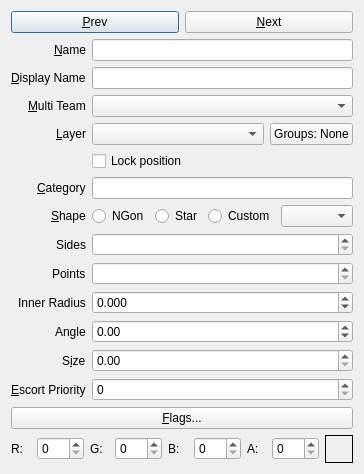
<?xml version="1.0" encoding="UTF-8"?>
<ui version="4.0">
 <class>fso::fred::dialogs::CoordinatePointEditorDialog</class>
 <widget class="QDialog" name="fso::fred::dialogs::CoordinatePointEditorDialog">
  <property name="geometry">
   <rect>
    <x>0</x>
    <y>0</y>
    <width>320</width>
    <height>300</height>
   </rect>
  </property>
  <property name="windowTitle">
   <string>Coordinate Point Editor</string>
  </property>
  <layout class="QFormLayout" name="formLayout">
   <property name="sizeConstraint">
    <enum>QLayout::SetFixedSize</enum>
   </property>
   <item row="0" column="0" colspan="2">
    <layout class="QVBoxLayout" name="rootLayout">
     <item>
      <layout class="QFormLayout" name="fieldLayout">
       <property name="labelAlignment">
        <set>Qt::AlignRight|Qt::AlignTrailing|Qt::AlignVCenter</set>
       </property>
       <item row="0" column="0" colspan="2">
        <layout class="QHBoxLayout" name="navigationLayout">
         <item>
          <widget class="QPushButton" name="prevPointButton">
           <property name="text">
            <string>&amp;Prev</string>
           </property>
          </widget>
         </item>
         <item>
          <widget class="QPushButton" name="nextPointButton">
           <property name="text">
            <string>&amp;Next</string>
           </property>
          </widget>
         </item>
        </layout>
       </item>
       <item row="1" column="0">
        <widget class="QLabel" name="nameLabel">
         <property name="text">
          <string>&amp;Name</string>
         </property>
         <property name="buddy">
          <cstring>nameEdit</cstring>
         </property>
        </widget>
       </item>
       <item row="1" column="1">
        <widget class="QLineEdit" name="nameEdit"/>
       </item>
       <item row="2" column="0">
        <widget class="QLabel" name="displayNameLabel">
         <property name="text">
          <string>&amp;Display Name</string>
         </property>
         <property name="toolTip">
          <string>Name shown on the HUD (target box, brackets, escort list). Does not have to be unique. Leave empty to show Name. Saved as a translatable XSTR string.</string>
         </property>
         <property name="buddy">
          <cstring>displayNameEdit</cstring>
         </property>
        </widget>
       </item>
       <item row="2" column="1">
        <widget class="QLineEdit" name="displayNameEdit">
         <property name="toolTip">
          <string>Name shown on the HUD (target box, brackets, escort list). Does not have to be unique. Leave empty to show Name. Saved as a translatable XSTR string.</string>
         </property>
        </widget>
       </item>
       <item row="3" column="0">
        <widget class="QLabel" name="multiTeamLabel">
         <property name="text">
          <string>&amp;Multi Team</string>
         </property>
         <property name="toolTip">
          <string>Multiplayer team filter. &quot;Any team&quot; (default) is visible to everyone; selecting a specific team makes the point visible only to that team in multiplayer. Disabled when the mission is not a team mission.</string>
         </property>
         <property name="buddy">
          <cstring>multiTeamCombo</cstring>
         </property>
        </widget>
       </item>
       <item row="3" column="1">
        <widget class="QComboBox" name="multiTeamCombo">
         <property name="sizePolicy">
          <sizepolicy hsizetype="Expanding" vsizetype="Fixed">
           <horstretch>0</horstretch>
           <verstretch>0</verstretch>
          </sizepolicy>
         </property>
         <property name="toolTip">
          <string>Multiplayer team filter. &quot;Any team&quot; makes the point visible to everyone; selecting a team restricts it to that team only.</string>
         </property>
        </widget>
       </item>
       <item row="4" column="0">
        <widget class="QLabel" name="layerLabel">
         <property name="text">
          <string>&amp;Layer</string>
         </property>
         <property name="buddy">
          <cstring>layerCombo</cstring>
         </property>
        </widget>
       </item>
       <item row="4" column="1">
        <layout class="QHBoxLayout" name="layerGroupsLayout" stretch="1,0">
         <item>
          <widget class="QComboBox" name="layerCombo">
           <property name="sizePolicy">
            <sizepolicy hsizetype="Expanding" vsizetype="Fixed">
             <horstretch>0</horstretch>
             <verstretch>0</verstretch>
            </sizepolicy>
           </property>
          </widget>
         </item>
         <item>
          <widget class="QPushButton" name="groupsButton">
           <property name="toolTip">
            <string>The selection groups this is in (Select menu, Ctrl+1 to Ctrl+9 to select a group). Click to change them.</string>
           </property>
           <property name="text">
            <string>Groups: None</string>
           </property>
          </widget>
         </item>
        </layout>
       </item>
       <item row="5" column="1">
        <widget class="QCheckBox" name="transformLockCheck">
         <property name="toolTip">
          <string>Locked coordinate points stay where they are: dragging, the transform toolbar, and the Orient editor leave them alone.</string>
         </property>
         <property name="text">
          <string>Lock position</string>
         </property>
        </widget>
       </item>
       <item row="6" column="0">
        <widget class="QLabel" name="categoryLabel">
         <property name="text">
          <string>&amp;Category</string>
         </property>
         <property name="buddy">
          <cstring>categoryEdit</cstring>
         </property>
        </widget>
       </item>
       <item row="6" column="1">
        <widget class="QLineEdit" name="categoryEdit"/>
       </item>
       <item row="7" column="0">
        <widget class="QLabel" name="shapeLabel">
         <property name="text">
          <string>&amp;Shape</string>
         </property>
         <property name="buddy">
          <cstring>shapeNGonRadio</cstring>
         </property>
        </widget>
       </item>
       <item row="7" column="1">
        <layout class="QHBoxLayout" name="shapeRowLayout">
         <item>
          <widget class="QRadioButton" name="shapeNGonRadio">
           <property name="toolTip">
            <string>A regular polygon generated from the Sides value.</string>
           </property>
           <property name="text">
            <string>NGon</string>
           </property>
          </widget>
         </item>
         <item>
          <widget class="QRadioButton" name="shapeStarRadio">
           <property name="toolTip">
            <string>A star generated from the Points and Inner Radius values.</string>
           </property>
           <property name="text">
            <string>Star</string>
           </property>
          </widget>
         </item>
         <item>
          <widget class="QRadioButton" name="shapeCustomRadio">
           <property name="toolTip">
            <string>A tabled shape from coordinate_points.tbl or a *-cps.tbm. Disabled when no tabled shapes are loaded.</string>
           </property>
           <property name="text">
            <string>Custom</string>
           </property>
          </widget>
         </item>
         <item>
          <widget class="QComboBox" name="shapeCombo">
           <property name="sizePolicy">
            <sizepolicy hsizetype="Expanding" vsizetype="Fixed">
             <horstretch>0</horstretch>
             <verstretch>0</verstretch>
            </sizepolicy>
           </property>
           <property name="toolTip">
            <string>The tabled shape to use. Only available when Custom is selected.</string>
           </property>
          </widget>
         </item>
        </layout>
       </item>
       <item row="8" column="0">
        <widget class="QLabel" name="sidesLabel">
         <property name="text">
          <string>Sides</string>
         </property>
         <property name="toolTip">
          <string>Number of sides for an NGon shape. Only relevant when Shape is NGon.</string>
         </property>
         <property name="buddy">
          <cstring>sidesSpinBox</cstring>
         </property>
        </widget>
       </item>
       <item row="8" column="1">
        <widget class="QSpinBox" name="sidesSpinBox">
         <property name="minimum">
          <number>2</number>
         </property>
         <property name="maximum">
          <number>32</number>
         </property>
         <property name="specialValueText">
          <string notr="true"> </string>
         </property>
        </widget>
       </item>
       <item row="9" column="0">
        <widget class="QLabel" name="pointsLabel">
         <property name="text">
          <string>Points</string>
         </property>
         <property name="toolTip">
          <string>Number of points for a Star shape. Only relevant when Shape is Star.</string>
         </property>
         <property name="buddy">
          <cstring>pointsSpinBox</cstring>
         </property>
        </widget>
       </item>
       <item row="9" column="1">
        <widget class="QSpinBox" name="pointsSpinBox">
         <property name="minimum">
          <number>2</number>
         </property>
         <property name="maximum">
          <number>32</number>
         </property>
         <property name="specialValueText">
          <string notr="true"> </string>
         </property>
        </widget>
       </item>
       <item row="10" column="0">
        <widget class="QLabel" name="innerRadiusLabel">
         <property name="text">
          <string>Inner Radius</string>
         </property>
         <property name="toolTip">
          <string>Inner-vertex radius for a Star shape, as a fraction of the outer radius. Only relevant when Shape is Star.</string>
         </property>
         <property name="buddy">
          <cstring>innerRadiusSpinBox</cstring>
         </property>
        </widget>
       </item>
       <item row="10" column="1">
        <widget class="QDoubleSpinBox" name="innerRadiusSpinBox">
         <property name="decimals">
          <number>3</number>
         </property>
         <property name="minimum">
          <double>-0.010000000000000</double>
         </property>
         <property name="maximum">
          <double>0.950000000000000</double>
         </property>
         <property name="singleStep">
          <double>0.050000000000000</double>
         </property>
         <property name="specialValueText">
          <string notr="true"> </string>
         </property>
        </widget>
       </item>
       <item row="11" column="0">
        <widget class="QLabel" name="angleLabel">
         <property name="text">
          <string>Angle</string>
         </property>
         <property name="toolTip">
          <string>In-plane rotation in degrees applied to the shape.</string>
         </property>
         <property name="buddy">
          <cstring>angleSpinBox</cstring>
         </property>
        </widget>
       </item>
       <item row="11" column="1">
        <widget class="QDoubleSpinBox" name="angleSpinBox">
         <property name="decimals">
          <number>2</number>
         </property>
         <property name="minimum">
          <double>-360.000000000000000</double>
         </property>
         <property name="maximum">
          <double>360.000000000000000</double>
         </property>
         <property name="singleStep">
          <double>5.000000000000000</double>
         </property>
        </widget>
       </item>
       <item row="12" column="0">
        <widget class="QLabel" name="sizeLabel">
         <property name="text">
          <string>S&amp;ize</string>
         </property>
         <property name="buddy">
          <cstring>sizeSpinBox</cstring>
         </property>
        </widget>
       </item>
       <item row="12" column="1">
        <widget class="QDoubleSpinBox" name="sizeSpinBox">
         <property name="decimals">
          <number>2</number>
         </property>
        </widget>
       </item>
       <item row="13" column="0">
        <widget class="QLabel" name="escortPriorityLabel">
         <property name="text">
          <string>&amp;Escort Priority</string>
         </property>
         <property name="buddy">
          <cstring>escortPrioritySpinBox</cstring>
         </property>
        </widget>
       </item>
       <item row="13" column="1">
        <widget class="QSpinBox" name="escortPrioritySpinBox">
         <property name="maximum">
          <number>9999</number>
         </property>
        </widget>
       </item>
       <item row="14" column="0" colspan="2">
        <widget class="QPushButton" name="flagsButton">
         <property name="text">
          <string>&amp;Flags...</string>
         </property>
         <property name="toolTip">
          <string>Edit this point's flags (Visible in mission, Always render labels, ...).</string>
         </property>
        </widget>
       </item>
       <item row="15" column="0" colspan="2">
        <layout class="QHBoxLayout" name="colorLayout">
         <item>
          <widget class="QLabel" name="colorRLabel">
           <property name="text">
            <string>R:</string>
           </property>
          </widget>
         </item>
         <item>
          <widget class="QSpinBox" name="colorRSpinBox">
           <property name="maximum">
            <number>255</number>
           </property>
          </widget>
         </item>
         <item>
          <widget class="QLabel" name="colorGLabel">
           <property name="text">
            <string>G:</string>
           </property>
          </widget>
         </item>
         <item>
          <widget class="QSpinBox" name="colorGSpinBox">
           <property name="maximum">
            <number>255</number>
           </property>
          </widget>
         </item>
         <item>
          <widget class="QLabel" name="colorBLabel">
           <property name="text">
            <string>B:</string>
           </property>
          </widget>
         </item>
         <item>
          <widget class="QSpinBox" name="colorBSpinBox">
           <property name="maximum">
            <number>255</number>
           </property>
          </widget>
         </item>
         <item>
          <widget class="QLabel" name="colorALabel">
           <property name="text">
            <string>A:</string>
           </property>
          </widget>
         </item>
         <item>
          <widget class="QSpinBox" name="colorASpinBox">
           <property name="maximum">
            <number>255</number>
           </property>
          </widget>
         </item>
         <item>
          <widget class="QLabel" name="colorSwatch">
           <property name="minimumSize">
            <size>
             <width>28</width>
             <height>28</height>
            </size>
           </property>
           <property name="frameShape">
            <enum>QFrame::Box</enum>
           </property>
           <property name="text">
            <string/>
           </property>
          </widget>
         </item>
        </layout>
       </item>
      </layout>
     </item>
    </layout>
   </item>
  </layout>
 </widget>
 <resources/>
 <connections/>
</ui>
